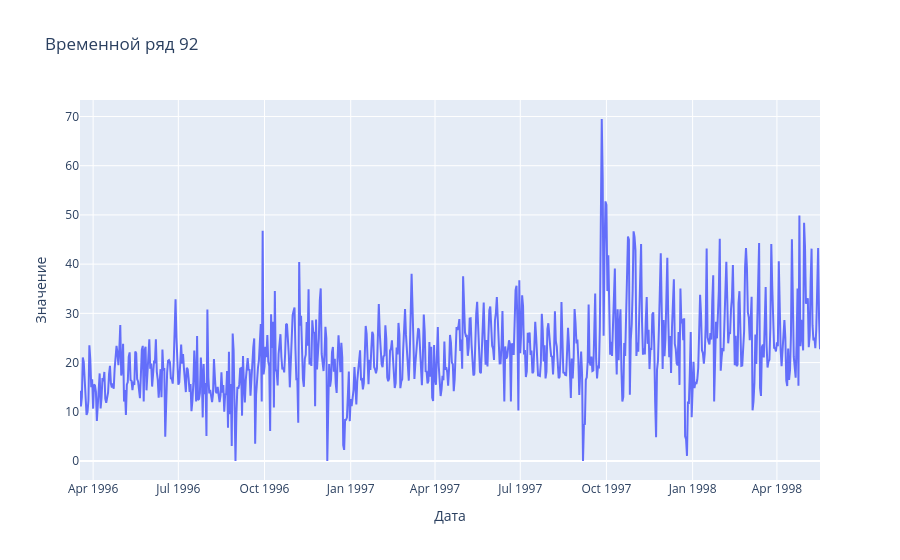

The code cell stored with this chart in its notebook:
### Markdown cell above
#### Задание 2.1: Визуальный анализ (0.5 балла)

Выделите из данных временной ряд с номером 92. Постройте его линейный график.

### Code cell
# --- Your code here ---
series_92 = (
    df[df["id"] == "92"]
    .sort_values("date")
    .copy()
)

fig = px.line(
    series_92,
    x="date",
    y="value",
    title="Временной ряд 92",
    labels={
        "date": "Дата",
        "value": "Значение"
    }
)

fig.show()

### Figure 1 — Plotly figure (JSON) as saved in the notebook; plotly's stock layout.template omitted (floating-point values rounded to 4 significant figures; data arrays with more than 128 entries replaced by an {"elided": "..."} marker saying what was removed)
{"data": [{"hovertemplate": "Дата=%{x}<br>Значение=%{y}<extra></extra>", "legendgroup": "", "line": {"color": "#636efa", "dash": "solid"}, "marker": {"symbol": "circle"}, "mode": "lines", "name": "", "orientation": "v", "showlegend": false, "type": "scatter", "x": {"elided": "791 str values"}, "xaxis": "x", "y": {"elided": "791 float values"}, "yaxis": "y"}], "layout": {"legend": {"tracegroupgap": 0}, "title": {"text": "Временной ряд 92"}, "xaxis": {"anchor": "y", "domain": [0, 1], "title": {"text": "Дата"}}, "yaxis": {"anchor": "x", "domain": [0, 1], "title": {"text": "Значение"}}}}
